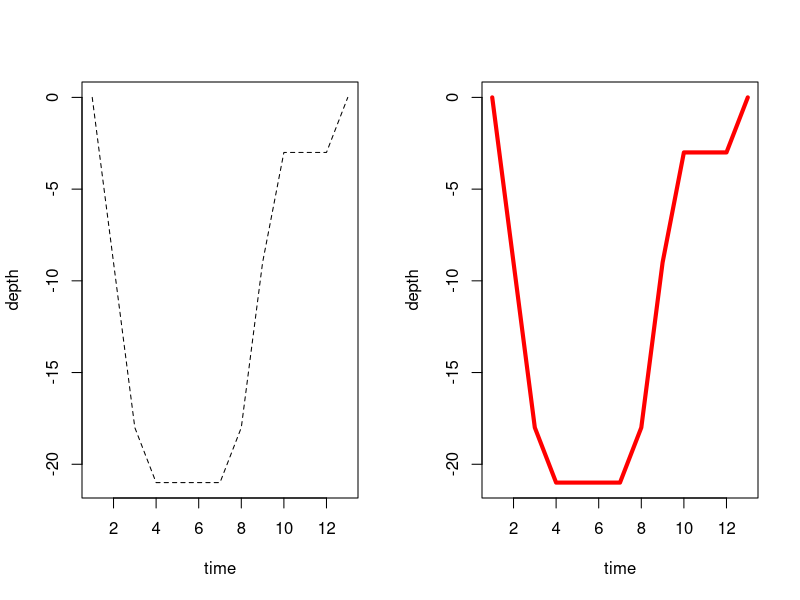

Write R code to recreate this figure. (Note: this script raises an error after producing the figure.)
## ---- chunk 1
f <- function(x, y = 0) {
  z <- x + y
  z
}
## ---- chunk 2
formals(f)
body(f)
environment(f)
## ---- chunk 3
is.null(pairlist())
is.null(list())
## ---- chunk 4

mean(x = 1:5, trim = 0.1)
mean(1:5, trim = 0.1)
mean(x = 1:5, 0.1)
mean(1:5, 0.1)
mean(trim = 0.1, x = 1:5)
## ---- chunk 5
mean(1:5, tr = 0.1)
mean(tr = 0.1, x = 1:5)
## ---- chunk 6
mean(c(1, 2, NA))
## ---- chunk 7
mean(c(1, 2, NA), na.rm = TRUE)
## ---- chunk 8
formals(f)
## ---- chunk 9
args(f)
## ---- chunk 10
is.list(formals(mean))
## ---- chunk 11
h <- function (x, ...) {0}
formals(h)
## ---- chunk 12
count_rows <- function(...) {
  list <- list(...)
  lapply(list, nrow)
}

count_rows(airquality, cars)
## ---- chunk 13
time <-  1:13
depth <-  c(0,9,18,21,21,21,21,18,9,3,3,3,0)

plot_depth <-  function ( time , depth , type = "l", ...){
  plot(time, -depth, type = type, 
       ylab = deparse(substitute(depth)), ...)
}
par(mfrow = c(1, 2))
plot_depth(time, depth, lty = 2)
plot_depth(time, depth, lwd = 4, col = "red")
## ---- chunk 14
right <- function(x){x+y}
## ---- chunk 15
right(x = 2)
## ---- chunk 16
    f <- function(x){x+1}
    environment(f)
## ---- chunk 17
    environment(mean)
## ---- chunk 18
    f <- function(x){x+1}
    x
